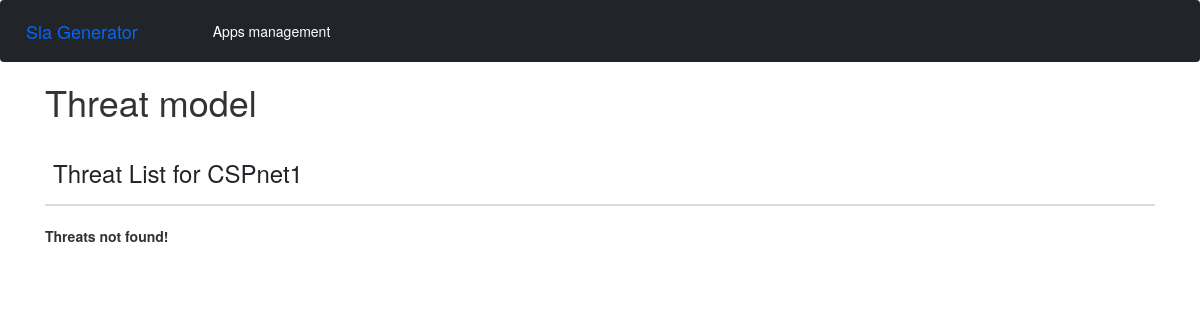
Page /threat_modeling/146/146 on the earlier database version.
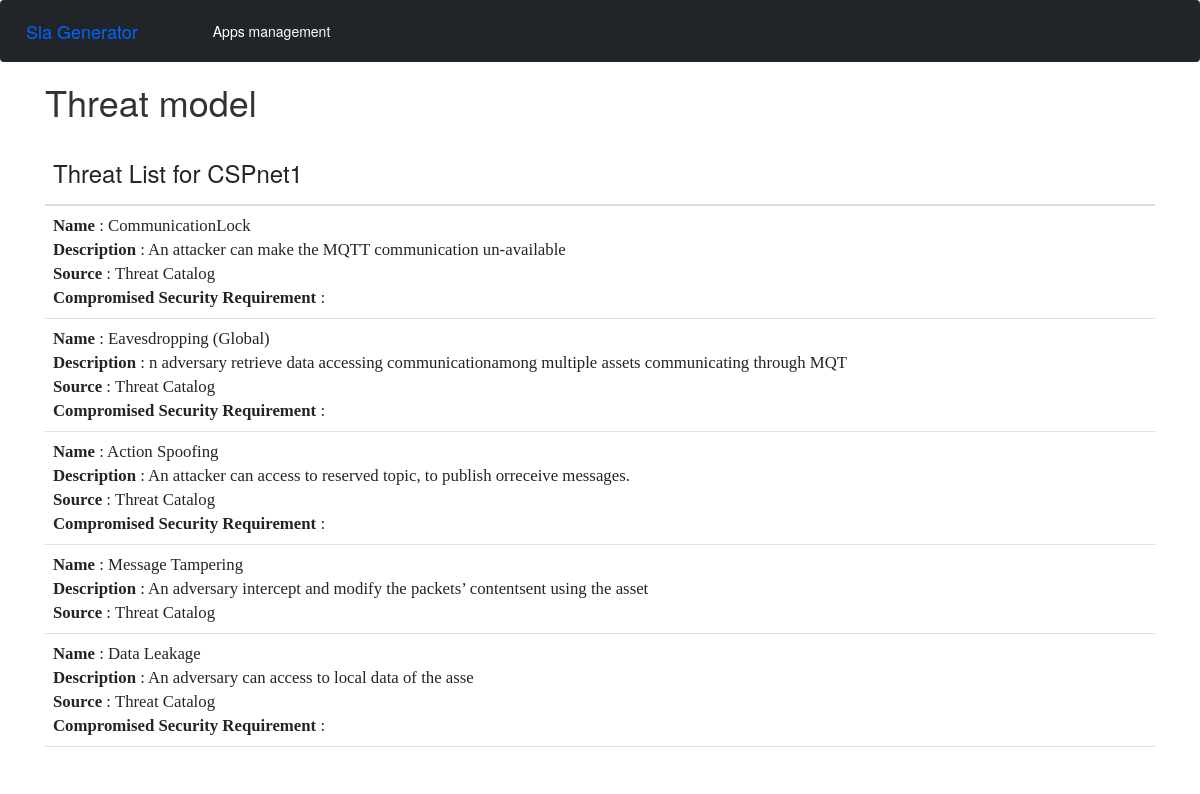
Same page on the later database version.
### SlaGenerator/models.py (models this page shows)
class Asset(models.Model):
    name = models.CharField(max_length=100)
    app = models.ForeignKey(MACM, on_delete=models.CASCADE)

class Threat(models.Model):
    name = models.CharField(max_length=100)
    description = models.CharField(max_length=500, null=True)
    source = models.CharField(max_length=500, null=True)
    PreCondition= models.CharField(max_length=500, null=True)
    PostCondition= models.CharField(max_length=500, null=True)
    owasp_ease_of_discovery = models.IntegerField(null=True)
    owasp_ease_of_exploit = models.IntegerField(null=True)
    owasp_intrusion_detection = models.IntegerField(null=True)
    owasp_awareness = models.IntegerField(null=True)
    owasp_loss_of_confidentiality = models.IntegerField(null=True)
    owasp_loss_of_integrity = models.IntegerField(null=True)
    owasp_loss_of_availability = models.IntegerField(null=True)
    owasp_loss_of_accountability = models.IntegerField(null=True)
    threat_family = models.CharField(max_length=500, null=True)
    Compromised = models.CharField(max_length=100,default="self", null=True)

### SlaGenerator/views.py (the view)
# urls.py: path('threat_modeling/<int:appId>/<int:assetId>', views.threat_modeling_per_asset, name='threat_modeling_per_asset'),
def threat_modeling_per_asset(request, appId, assetId):
    threats = []
    try:
        asset = Asset.objects.all().filter(id=assetId)[0]
        asset_attribute_value = Asset_Attribute_value.objects.all().filter(asset_id=assetId)
        threats_attribute_values = Threat_Attribute_value.objects.all().filter(
            attribute_value_id=asset_attribute_value[0].attribute_value.id)
        for threat_attribute_value in threats_attribute_values:
            strides_per_threat = []
            affectedRequirements = []
            try:
                for stride in Threat_Stride.objects.all().filter(threat=threat_attribute_value.threat):
                    strides_per_threat.append(stride.stride.category)
                for requirement in Threat_CIA.objects.all().filter(threat=threat_attribute_value.threat):
                    affectedRequirements.append(requirement.cia.requirement)
            except:
                print("Error in selecting additional info")
            threats.append((threat_attribute_value.threat, strides_per_threat, affectedRequirements))
    except:
        print("OutOfRange")
    return render(request, 'threat_modeling_per_asset.html', {
        'threats': threats,
        'asset': asset}
                  )

### templates/threat_modeling_per_asset.html (shortened to what this page needs)
{% extends 'base.html' %}
{% block content %}
        <h1>Threat model</h1>
        <table class="table">
        <thead>
            <tr>
                <th style="width:50%"><h3>Threat List for {{ asset.name }}</h3></th>
            </tr>
        </thead>
        <tbody>
            {% for threat in threats %}
                <tr>
                    <td style="font-family: 'Times New Roman';font-size: larger">
                    <b>Name</b> :   {{ threat.0.name }}
                    <br>
                    <b>Description</b> : {{ threat.0.description }}
                    <br>
                    <b>Source</b> : {{ threat.0.source }}
                                        <br>
                    {% if threat.1 %}<b>Compromised Security Requirement</b> : {% for requirement in threat.2 %} {{ requirement }}{% if not forloop.last %},{% endif %}{% endfor %}
                    <br>{% endif %}
                </tr>
            {% endfor %}
        </tbody>
    </table>
                  {% if not threats %}
                  <b>Threats not found!</b>
              {% endif %}
        <link rel="stylesheet" href="https://maxcdn.bootstrapcdn.com/bootstrap/3.4.1/css/bootstrap.min.css">
{% endblock %}

### templates/base.html (shortened to what this page needs)
<!doctype html>
<html lang="en">
<head>
    <link rel="stylesheet" href="https://stackpath.bootstrapcdn.com/bootstrap/4.3.1/css/bootstrap.min.css"
>
    <link href="https://cdn.jsdelivr.net/npm/bootstrap@5.1.1/dist/css/bootstrap.min.css" rel="stylesheet"
>
</head>
<body>
<nav class="navbar navbar-expand-md navbar-dark bg-dark fixed-top">
    <a class="navbar-brand" style="color: #0066FF">Sla Generator</a>
    <div class="collapse navbar-collapse" id="navbarsExampleDefault">
        <ul class="navbar-nav mr-auto" >
            <li class="nav-item active" style="margin-left: 30px">
                <a class="nav-link" href="/">Apps management<span class="sr-only">(current)</span></a>
            </li>
</nav>
<main role="main" class="container">
    <div class="starter-template" style="margin-top: 6%;">
        {% block content %}
        {% endblock %}
    </div>
</main>
</body>
</html>

Differences in the rows shown:
now on this page (row edited): Threat: name "CommunicationLock", description "An attacker can make the MQTT communication un-available", source "Threat Catalog", shows "Compromised Security Requirement"
now on this page (row edited): Threat: name "Eavesdropping (Global)", description "n adversary retrieve data accessing communicationamong multiple assets communicating through MQT", source "Threat Catalog", shows "Compromised Security Requirement"
now on this page (row edited): Threat: name "Action Spoofing", description "An attacker can access to reserved topic, to publish orreceive messages.", source "Threat Catalog", shows "Compromised Security Requirement"
now on this page (row edited): Threat: name "Message Tampering", description "An adversary intercept and modify the packets’ contentsent using the asset", source "Threat Catalog"
now on this page (row edited): Threat: name "Data Leakage", description "An adversary can access to local data of the asse", source "Threat Catalog", shows "Compromised Security Requirement"
Other differences:
text no longer shown: "Threats not found!"
